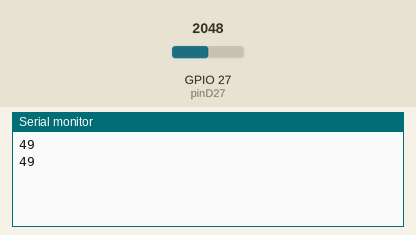
Bench run of a sketch on a simulated ESP32. Shown: the last lines printed to the serial monitor. The test bench sets the inputs (shaded band); at power-on: GPIO 27 (pinD27) = 2048.

Above: at 3.8 s.
3.9 s: GPIO 27 (pinD27) set to 2866
At 7.4 s:
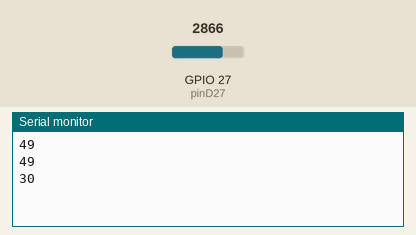
7.8 s: GPIO 27 (pinD27) set to 3603
At 9.8 s:
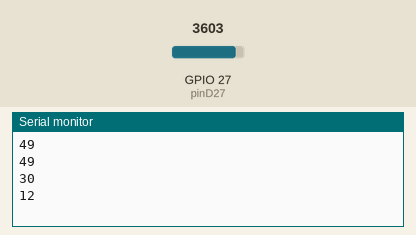
Timing chart, 0 to 11.3 s (numbered marks = the images above; inputs shaded):
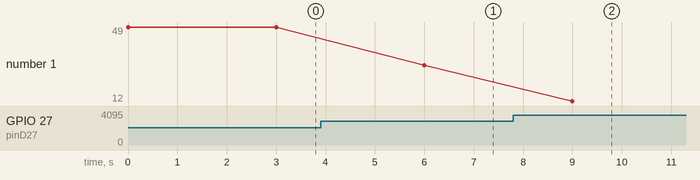

Measured:
- after the input at 3.9 s, the serial monitor: prints a new line after 2.1 s (image 1)
- after the input at 7.8 s, the serial monitor: prints a new line after 1.2 s (image 2)
- plotted number 1: 49 → 30 after the input at 3.9 s, 30 → 12 after the input at 7.8 s

The sketch:

osv_procent.ino
```cpp
int pinD27 = 27;

void setup() {
  pinMode(pinD27, INPUT);
  Serial.begin(9600);
}

void loop() {
  Serial.println(uint32_t(100 - (0.02442*analogRead(pinD27))));
  delay(3000);
}
```
